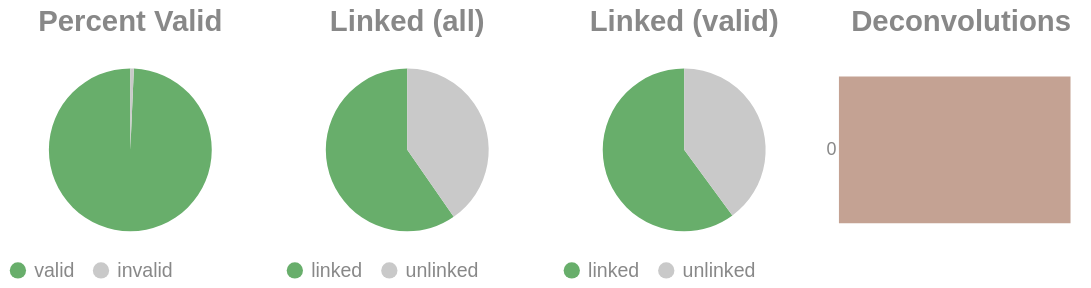

Notebook cell for this chart:
### Code cell
if SKIPLR:
    pass
else:
    clash = Counter()
    for i in valids['molecule'].to_list():
        _mol = i.split("-")
        if len(_mol) == 1:
            clash.update('0')
        else:
            clash.update(_mol[-1])

    _d = {"deconvolutions": [], 'count': []}
    for k,v in clash.items():
        _d['deconvolutions'].append(k)
        _d['count'].append(v)

    tot_valid = valids['reads'].sum()
    mask = valids['reads'] >= 2
    n_linked_reads = valids.filter(mask)['reads'].sum()
    if n_linked_reads == 0:
        print_html("No linked molecules (>=2 reads) were detected; skipping linked-only distributions.")
        SKIPLR = True
    else:
        perc_valid = round(tot_valid / n_reads, 4)
        linked_perc_abs = round(n_linked_reads / n_reads, 4)
        linked_perc = round(n_linked_reads / tot_valid, 4)

    _valid = pl.DataFrame({"valids": ['valid', 'invalid'], "count": [tot_valid, n_reads - tot_valid]})
    _linked_abs = pl.DataFrame({"linked (absolute)": ['linked', 'unlinked'], "count": [n_linked_reads, n_reads - n_linked_reads]})
    _linked_rel = pl.DataFrame({"linked (valids)": ['linked', 'unlinked'], "count": [n_linked_reads, tot_valid - n_linked_reads]})

    (
        alt.hconcat(
            piechart(_valid, goodval = 'valid', title = "Percent Valid"),
            piechart(_linked_abs, goodval = "linked", title =  "Linked (all)"),
            piechart(_linked_rel, goodval = "linked", title =  "Linked (valid)"),
            convolutionbar(pl.DataFrame(_d), title = "Deconvolutions"),
            center = True,
            bounds = 'flush'
        )
        .resolve_scale(color='independent')
        .resolve_legend('independent')
        .properties(usermeta={'embedOptions': {"actions": False}})
    ).display()

### Figure 1 — Vega-Lite specification as saved in the notebook (floating-point values rounded to 4 significant figures)
{"width": "container", "height": 400, "config": {"title": {"anchor": "start", "dy": -15, "fontSize": 18, "color": "#888888", "subtitleColor": "#888888", "subtitleFontSize": 14}, "arc": {"fill": "#0072B2"}, "axis": {"domainColor": "#888888", "domainWidth": 0.5, "gridWidth": 0.2, "grid": false, "titleFontWeight": 400, "titleFontSize": 15, "labelFontSize": 11, "labelColor": "#888888", "tickColor": "#888888", "tickWidth": 0.2, "titleColor": "#888888"}, "axisBand": {"grid": false}, "axisX": {"grid": true, "tickSize": 10, "domainCap": "round"}, "axisY": {"domain": false, "grid": true, "tickSize": 0, "domainCap": "round"}, "background": "transparent", "header": {"labelFontSize": 15, "labelColor": "#888888", "titleFontSize": 15, "titleFontWeight": 600, "titleColor": "#888888"}, "legend": {"labelFont": "sans-serif", "labelFontSize": 12, "labelColor": "#888888", "symbolSize": 100, "symbolType": "circle", "titleFontSize": 12, "titlePadding": 10, "titleColor": "#888888", "title": null}, "range": {"category": ["#E69F00", "#56B4E9", "#009E73", "#F0E442", "#0072B2", "#D55E00", "#CC79A7", "#000000"], "diverging": ["#cfe8f3", "#a2d4ec", "#73bfe2", "#46abdb", "#1696d2", "#12719e"]}, "area": {"fill": "#0072B2", "fillOpacity": 0.7, "line": true, "strokeOpacity": 0.7}, "line": {"color": "#0072B2", "stroke": "#0072B2", "strokeWidth": 2}, "trail": {"color": "#0072B2", "stroke": "#0072B2", "strokeWidth": 0, "size": 1}, "point": {"filled": true, "fillOpacity": 1.0, "size": 95}, "text": {"color": "#888888", "fontSize": 11, "align": "right", "fontWeight": 400, "size": 11}, "bar": {"fill": "#0072B2", "stroke": null}, "view": {"stroke": null, "continuousWidth": 660, "continuousHeight": 400}}, "hconcat": [{"data": {"name": "data-037fb664203b14940254700cf1ce43c1"}, "mark": {"type": "arc"}, "encoding": {"color": {"field": "valids", "legend": {"orient": "bottom", "title": null}, "scale": {"domain": ["valid", "invalid"], "range": ["#68ae6b", "#C9C9C9"]}, "title": "Valids", "type": "nominal"}, "theta": {"field": "count", "type": "quantitative"}, "tooltip": [{"field": "valids", "title": "Valids", "type": "ordinal"}, {"field": "percent", "format": ".2%", "title": "Percent", "type": "quantitative"}, {"field": "count", "title": "Count", "type": "quantitative"}]}, "height": 100, "title": {"text": "Percent Valid", "align": "center", "anchor": "middle"}, "transform": [{"calculate": "datum.count / 5639204", "as": "percent"}], "width": 150}, {"data": {"name": "data-8bdec600b46276afbe4867bce712eeae"}, "mark": {"type": "arc"}, "encoding": {"color": {"field": "linked (absolute)", "legend": {"orient": "bottom", "title": null}, "scale": {"domain": ["linked", "unlinked"], "range": ["#68ae6b", "#C9C9C9"]}, "title": "Linked (Absolute)", "type": "nominal"}, "theta": {"field": "count", "type": "quantitative"}, "tooltip": [{"field": "linked (absolute)", "title": "Linked (Absolute)", "type": "ordinal"}, {"field": "percent", "format": ".2%", "title": "Percent", "type": "quantitative"}, {"field": "count", "title": "Count", "type": "quantitative"}]}, "height": 100, "title": {"text": "Linked (all)", "align": "center", "anchor": "middle"}, "transform": [{"calculate": "datum.count / 5639204", "as": "percent"}], "width": 150}, {"data": {"name": "data-28a336d43b1a535984547e8d886bbdb3"}, "mark": {"type": "arc"}, "encoding": {"color": {"field": "linked (valids)", "legend": {"orient": "bottom", "title": null}, "scale": {"domain": ["linked", "unlinked"], "range": ["#68ae6b", "#C9C9C9"]}, "title": "Linked (Valids)", "type": "nominal"}, "theta": {"field": "count", "type": "quantitative"}, "tooltip": [{"field": "linked (valids)", "title": "Linked (Valids)", "type": "ordinal"}, {"field": "percent", "format": ".2%", "title": "Percent", "type": "quantitative"}, {"field": "count", "title": "Count", "type": "quantitative"}]}, "height": 100, "title": {"text": "Linked (valid)", "align": "center", "anchor": "middle"}, "transform": [{"calculate": "datum.count / 5599972", "as": "percent"}], "width": 150}, {"data": {"name": "data-d461e62b995ae4030cc0af26b91a3f2e"}, "mark": {"type": "bar"}, "encoding": {"color": {"field": "deconvolutions", "legend": null, "scale": {"scheme": "lightgreyred"}, "type": "nominal"}, "tooltip": [{"field": "deconvolutions", "title": "Deconvolutions", "type": "ordinal"}, {"field": "percent", "format": ".2%", "title": "Percent", "type": "quantitative"}, {"field": "count", "title": "Count", "type": "quantitative"}], "x": {"axis": null, "field": "count", "type": "quantitative"}, "y": {"field": "deconvolutions", "sort": "ascending", "title": null, "type": "nominal"}}, "height": 100, "title": {"text": "Deconvolutions", "align": "center", "anchor": "middle"}, "transform": [{"calculate": "datum.count / 3317166", "as": "percent"}], "width": 150}], "bounds": "flush", "center": true, "resolve": {"legend": {"angle": "independent"}, "scale": {"color": "independent"}}, "usermeta": {"embedOptions": {"actions": false}}, "$schema": "https://vega.github.io/schema/vega-lite/v6.1.0.json", "datasets": {"data-037fb664203b14940254700cf1ce43c1": [{"valids": "valid", "count": 5599972}, {"valids": "invalid", "count": 39232}], "data-8bdec600b46276afbe4867bce712eeae": [{"linked (absolute)": "linked", "count": 3364613}, {"linked (absolute)": "unlinked", "count": 2274591}], "data-28a336d43b1a535984547e8d886bbdb3": [{"linked (valids)": "linked", "count": 3364613}, {"linked (valids)": "unlinked", "count": 2235359}], "data-d461e62b995ae4030cc0af26b91a3f2e": [{"deconvolutions": "0", "count": 3317166}]}}
